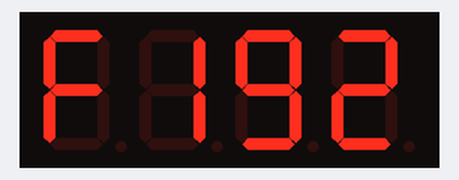
The program below on a simulated Raspberry Pi (BCM pin numbers). Shown: 4-digit seven-segment display. System figures (address, load, memory, disk, uptime) are fixed made-up values; library files of the repository ran but are not shown: tm1637.py.

Above: at 0.1 s.
At 1.1 s:
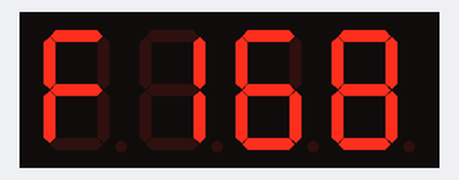
At 2.1 s:
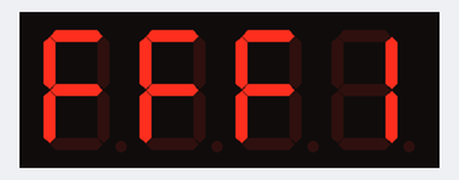
At 3.1 s:
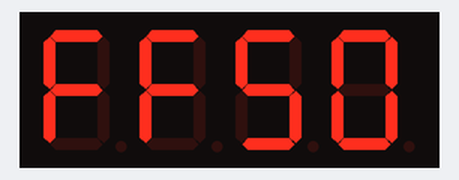

The program:

getIP.py
```python
import sys
import RPi.GPIO as GPIO
import tm1637
import socket
import os
import time

# Get the ip address
gw = os.popen("ip -4 route show default").read().split()
s = socket.socket(socket.AF_INET, socket.SOCK_DGRAM)
s.connect((gw[2], 0))
ip_address = s.getsockname()[0]
ip_split = ip_address.split(".")

Display = tm1637.TM1637(23,24,tm1637.BRIGHT_TYPICAL)
Display.Clear()
Display.SetBrightnes(1)

while(True):
	for number in ip_split:
		if len(number) == 1:
			digits = [ -1, -1, -1, int(number[0]) ]
		elif len(number) == 2:
			digits = [ -1, -1, int(number[0]), int(number[1]) ]
		elif len(number) == 3:
			digits = [ -1, int(number[0]), int(number[1]), int(number[2]) ]

		Display.Show(digits)
		time.sleep(1)
```

Measured:
- by itself, everything shown: repeats every 4.0 s, in 4 steps
- what the display in image 1 shows lasts 1.0 s, from 1.0 s to 2.0 s
